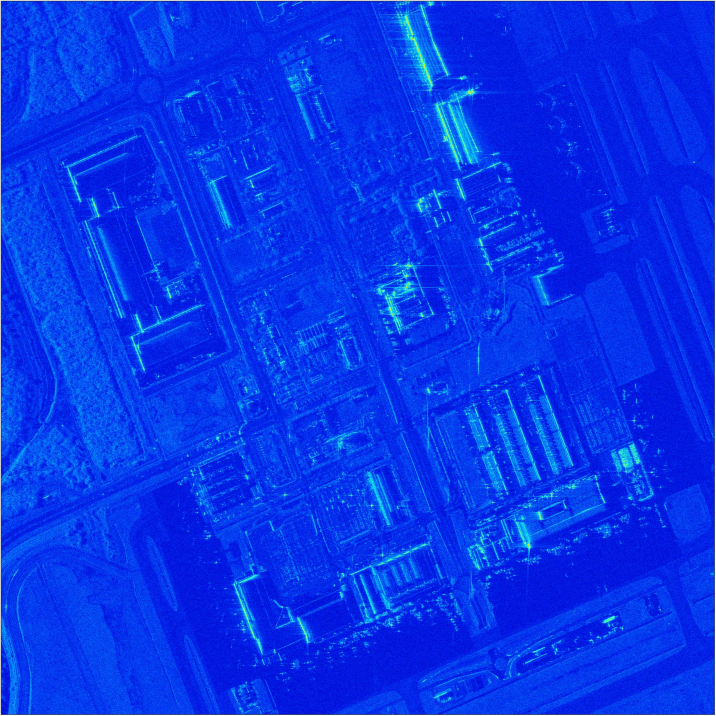
#> input picture python/Chapter6/ICEYE_SIFT.jpg, 2147 x 2147 px (shown at 1/3 size)
$ jupyter execute sift_example.ipynb
#> lines starting #> are read from the running program, lines starting #| are printed output that depends on the picture
# Introduction to Synthetic Aperture Radar Using Python and MATLAB

## by Andy Harrison - &copy; Artech House 2022

---

## Example 6.8.3 SIFT
---

**Import modules**

[cell 1]
import cv2

import numpy as np

**Helper function for displaying images**

[cell 2]
def imshow(image, windowName, nx, ny):
    cv2.namedWindow(windowName, cv2.WINDOW_NORMAL)    # Create a new named window
    cv2.moveWindow(windowName, 0, 0)                  # Put window @ (0, 0)
    cv2.imshow(windowName, image)                     # Display the image
    cv2.resizeWindow(windowName, nx, ny)              # Resize the window

**Read the original image**

[cell 3]
image1 = cv2.imread('ICEYE_SIFT.jpg')
#> image1 is the input picture: shape (2147, 2147, 3); mean B, G, R 233.5, 53.4, 6.9

**Define the source and destination triangles**

[cell 4]
srcTri = np.array( [[0, 0], [image1.shape[1] - 1, 0], [0, image1.shape[0] - 1]] ).astype(np.float32)
#> srcTri = [[0, 0], [2146, 0], [0, 2146]]

dstTri = np.array( [[0, image1.shape[1]*0.1], [image1.shape[1]*0.85, image1.shape[0]*0.1], [image1.shape[1]*0.2, image1.shape[0]*0.9]] ).astype(np.float32)

**Get the affine transform**

[cell 5]
warp_mat = cv2.getAffineTransform(srcTri, dstTri)
#> warp_mat = [[0.85, 0.2, 0], [0, 0.8, 214.7]]

warp_dst = cv2.warpAffine(image1, warp_mat, (image1.shape[1], image1.shape[0]))
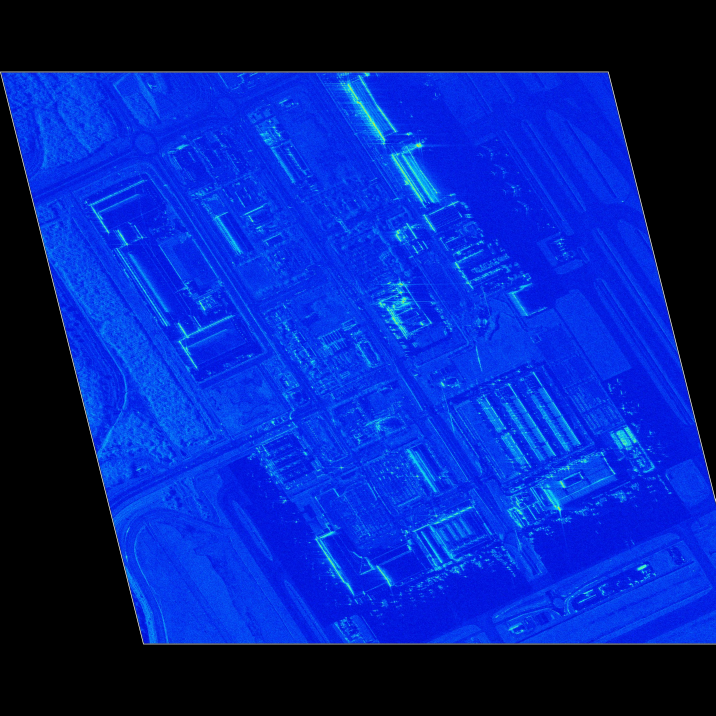
#> warp_dst: shape (2147, 2147, 3) (shown at 1/3 size); mean B, G, R 157.7, 36, 4.6

**Rotating the image after Warp**

[cell 6]
center = (warp_dst.shape[1] // 2, warp_dst.shape[0] // 2)
#> center = (1073, 1073)

angle = -30

scale = 0.7

rot_mat = cv2.getRotationMatrix2D(center, angle, scale)

warp_rotate_dst = cv2.warpAffine(warp_dst, rot_mat, (warp_dst.shape[1], warp_dst.shape[0]))
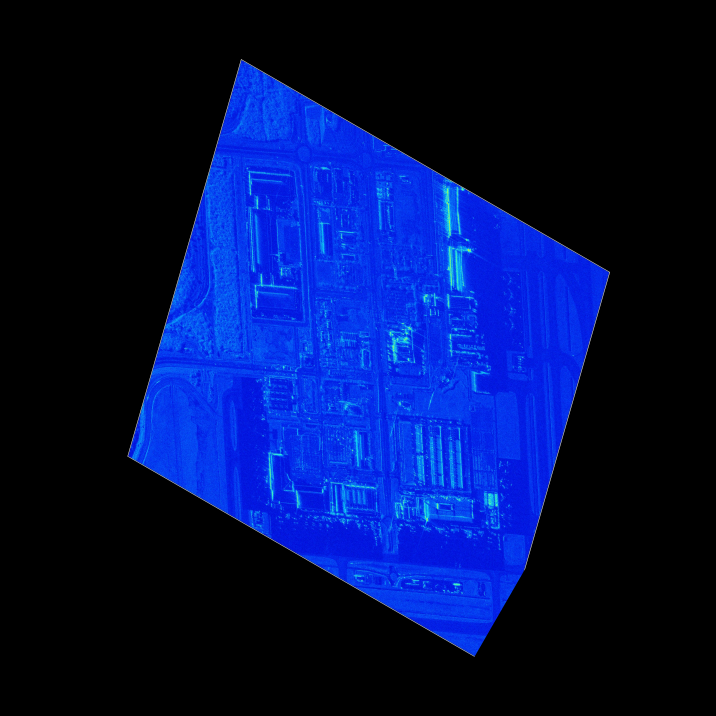
#> warp_rotate_dst: shape (2147, 2147, 3) (shown at 1/3 size); mean B, G, R 77.3, 17.7, 2.3

**Display the original and warped images**

[cell 7]
imshow(image1, 'Source Image', 600, 600)

imshow(warp_rotate_dst, 'Warped Image', 600, 600)

image1s = image1

**Convert the images to grayscale**

[cell 8]
image2 = cv2.cvtColor(image1, cv2.COLOR_BGR2GRAY)
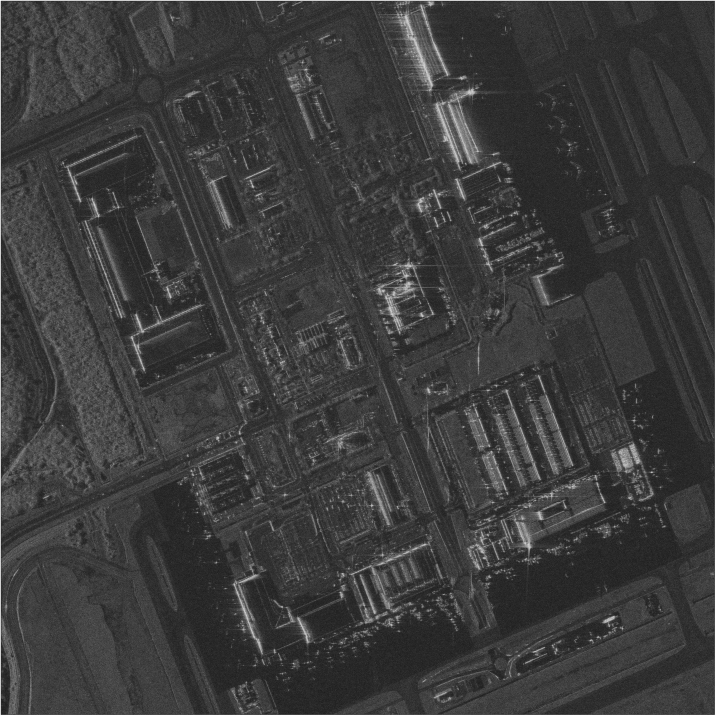
#> image2: shape (2147, 2147) (shown at 1/3 size); min 13, max 255, mean 60

image1 = cv2.cvtColor(warp_rotate_dst, cv2.COLOR_BGR2GRAY)
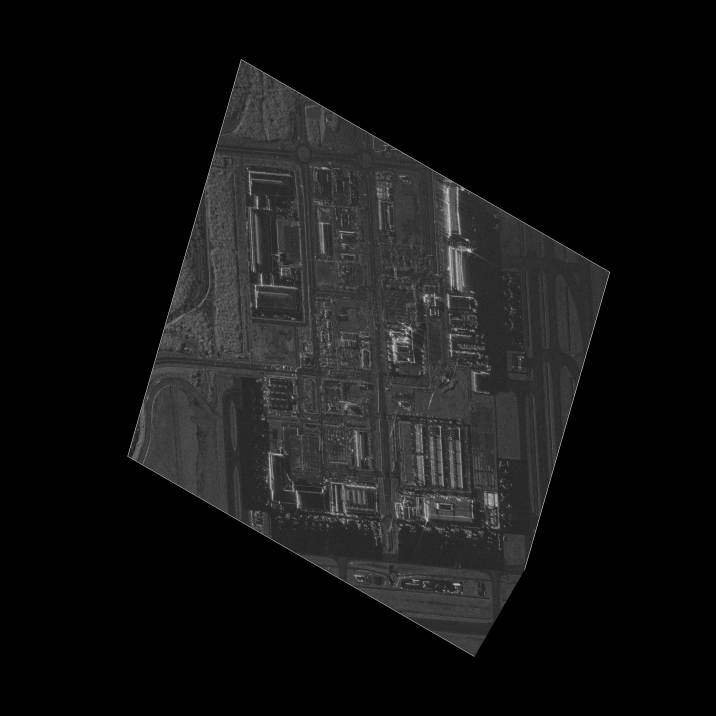
#> image1: shape (2147, 2147) (shown at 1/3 size); min 0, max 255, mean 19.8

# SIFT
sift = cv2.SIFT_create()

**Detect and compute the keypoints and descriptors**

[cell 9]
keypoints_1, descriptors_1 = sift.detectAndCompute(image1, None)
#> keypoints_1 = 5649 keypoints; strongest (x, y, size): (1506, 1546, 2.2), (1388, 567, 7.4), (1408, 751, 8.6), (1281, 1426, 2)

keypoints_2, descriptors_2 = sift.detectAndCompute(image2, None)
#> keypoints_2 = 14082 keypoints; strongest (x, y, size): (4, 2142, 3), (1955, 1417, 3.7), (4, 4, 2.4), (2143, 2143, 2.3)

**Find the feature matches**

[cell 10]
bf = cv2.BFMatcher(cv2.NORM_L1, crossCheck=True)

matches = bf.match(descriptors_1, descriptors_2)
#> matches = 3726 matches

matches = sorted(matches, key=lambda x: x.distance)

**Display the matches**

[cell 11]
image3 = cv2.drawMatches(warp_rotate_dst, keypoints_1, image1s, keypoints_2, matches[:20], image2, flags=2)
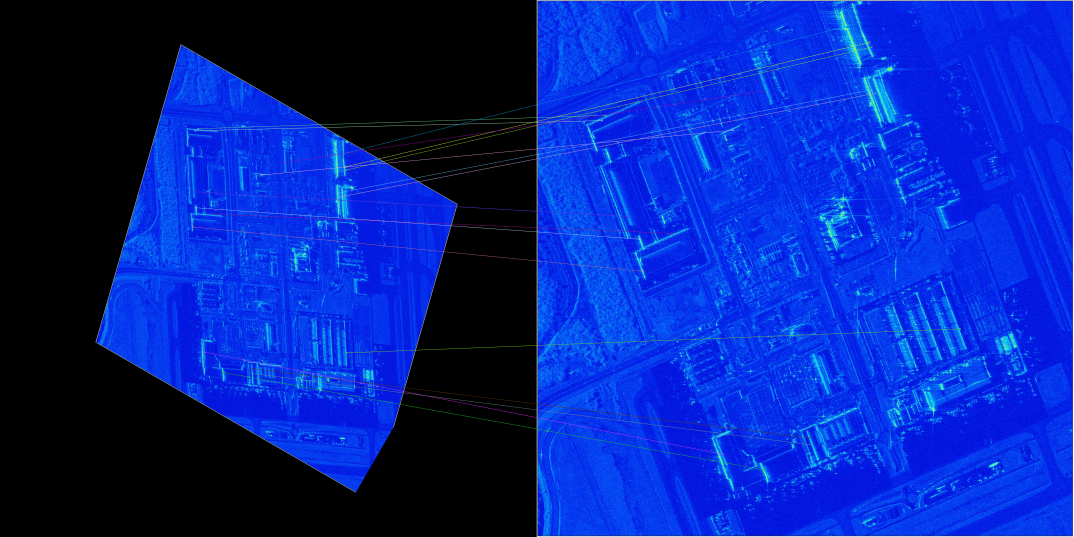
#> image3: shape (2147, 4294, 3) (shown at 1/4 size); mean B, G, R 155.2, 36.1, 5.4

imshow(image3, 'Matches', 600, 600)

**Get the coordinates of the keypoints**

[cell 12]
list_kp1 = np.float32([keypoints_1[mat.queryIdx].pt for mat in matches]).reshape(-1, 1, 2)

list_kp2 = np.float32([keypoints_2[mat.trainIdx].pt for mat in matches]).reshape(-1, 1, 2)

**With coordinates of keypoints, find homography**

[cell 13]
h, status = cv2.findHomography(list_kp1[0:5], list_kp2[0:5], cv2.RANSAC, 5.0)
#> h = [[1.66, 0.468, -1280.4], [-0.882, 1.52, 372.7], [7.71e-06, -2.02e-05, 1]]; status = [1, 1, 1, 1, 1]

**Warp source image to destination based on homography**

[cell 14]
image3 = cv2.warpPerspective(warp_rotate_dst, h, (image2.shape[1], image2.shape[0]))
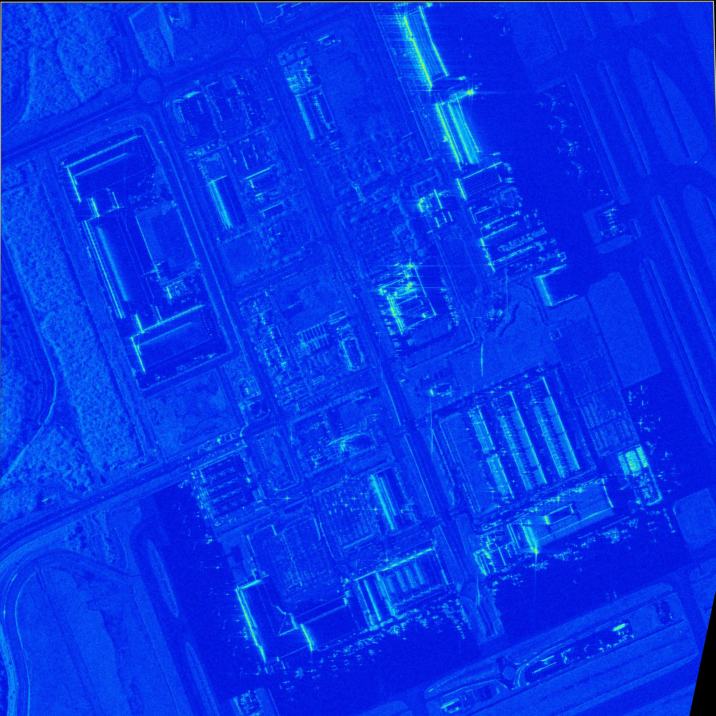
#> image3: shape (2147, 2147, 3) (shown at 1/3 size); mean B, G, R 232.5, 52.6, 6.2

imshow(image3, 'Final Image', 600, 600)

cv2.waitKey()
